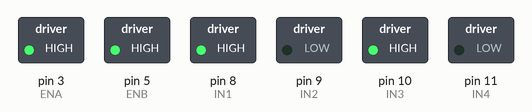
Simulated run of this sketch. Board: Arduino Uno, built with avr-gcc and run on an emulated ATmega328P. Parts: switched loads named in the sketch (green lamp = pin HIGH).

Above: at 0.1 s.
Timing chart, 0 to 1.6 s (numbered marks = the images above):
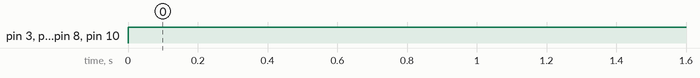

The sketch:

roverthing.ino
```cpp
//defines pin numbers
int ENA = 3;
int ENB = 5;

int IN1 = 8;
int IN2 = 9;
int IN3 = 10;
int IN4 = 11;

void setup() {

//sets our pins to output
  pinMode(ENA, OUTPUT);
  pinMode(ENB, OUTPUT);

  pinMode(IN1, OUTPUT);
  pinMode(IN2, OUTPUT);
  pinMode(IN3, OUTPUT);
  pinMode(IN4, OUTPUT);


}

void loop() {
//sets the speed of the motor to the MAXXXXX
  analogWrite(ENA, 255);
  analogWrite(ENB, 255);

//gets both motors in the foward moving position
  digitalWrite(IN1, HIGH);
  digitalWrite(IN2, LOW);
  digitalWrite(IN3, HIGH);
  digitalWrite(IN4, LOW);


}
```

Measured:
- by itself, pin 3 (ENA), pin 5 (ENB), pin 8 (IN1), pin 10 (IN3): LOW → HIGH at 0.00 s
